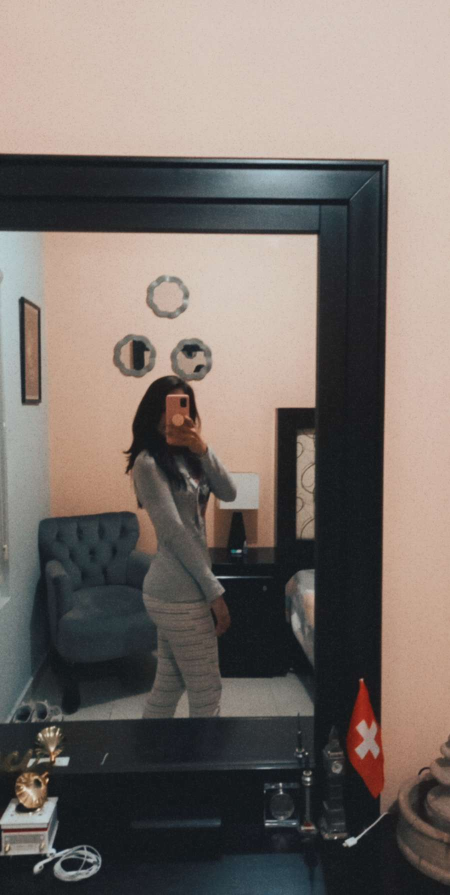
#> input picture scientific_computing/puzzle/puzzle_7/ceci.jpg, 900 x 1790 px (shown at 1/2 size)
$ python puzzle_7_backup.py
#> lines starting #> are read from the running program, lines starting #| are printed output that depends on the picture
#> further down, img is the input picture: shape (1790, 900, 3); mean R, G, B 120.1, 110.8, 105.3
### scientific_computing/puzzle/puzzle_7/picmod.py
import numpy as np


# [27 lines left out: functions funxy, rotate, not called in this run]


def stretch(fname, scalex, scaley):
    """Strechtes an image in x and y direction. Crops to big stuff out! Fname is a 3d array of a picture"""
#> called with scalex = 1, scaley = 0.5
    src = fname
    src = src[:, :, :3]
    img = 0 * src
#> img: shape (1790, 900, 3); every value is 0
    isize = img.shape[0]
#> isize = 1790
    jsize = img.shape[1]
#> jsize = 900
    imid = isize // 2
#> imid = 895
    jmid = jsize // 2
#> jmid = 450
    for i in range(isize):
        for j in range(jsize):
            x = i - imid
            y = j - jmid
            si = imid + int(scalex * x)
            sj = jmid + int(scaley * y)
            if 0 <= si < isize and 0 <= sj < jsize:
                img[i, j, :] = src[si, sj, :]
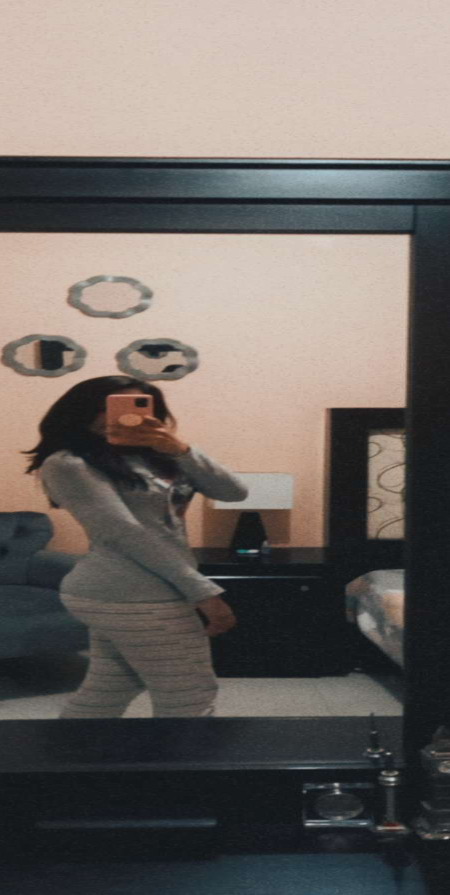
#> img: shape (1790, 900, 3) (shown at 1/2 size); mean R, G, B 111.7, 105.2, 100.9
    return img


def shift(fname, shiftx, shifty):
    """Shifts an image in the wanted direction. Fname is a 3d array of a picture"""
#> called with shiftx = -340, shifty = 200
    shiftx = -1*shiftx
    shifty = -1*shifty
    src = fname
    src = src[:, :, :3]
    img = 0 * src
    isize = img.shape[0]
#> isize = 1790
    jsize = img.shape[1]
#> jsize = 900
    imid = isize // 2
#> imid = 895
    jmid = jsize // 2
#> jmid = 450
    for i in range(isize):
        for j in range(jsize):
            x = i - imid
            y = j - jmid
            si = imid + int(shiftx + x)
            sj = jmid + int(shifty + y)
            if 0 <= si < isize and 0 <= sj < jsize:
                img[i, j, :] = src[si, sj, :]
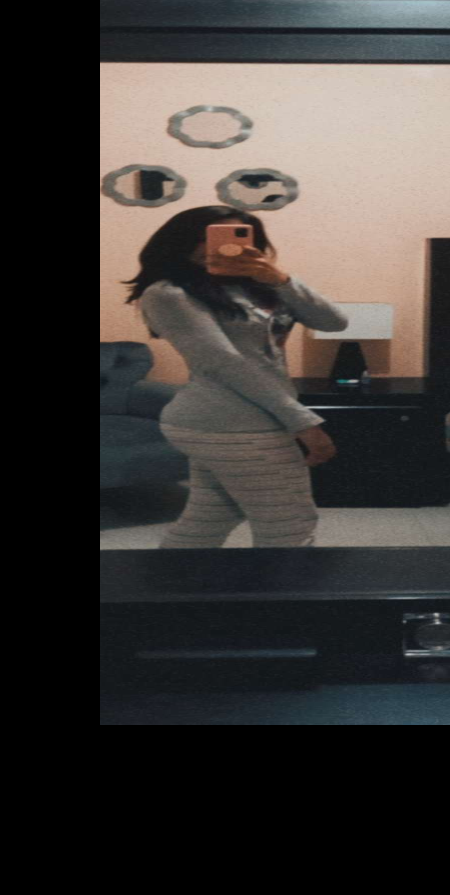
#> img: shape (1790, 900, 3) (shown at 1/2 size); mean R, G, B 60.3, 56.8, 54.6
    return img


def zoom(fname, z):
    """Zooms in a picture by the factor of z. Fname is again a 3d array of a picture"""
    z = 1 / z
    img = stretch(fname, z, z)
#> call 2 of stretch, with scalex = 0.5, scaley = 0.5
#> after the loop in stretch (call 2), `for i in range(isize):`:
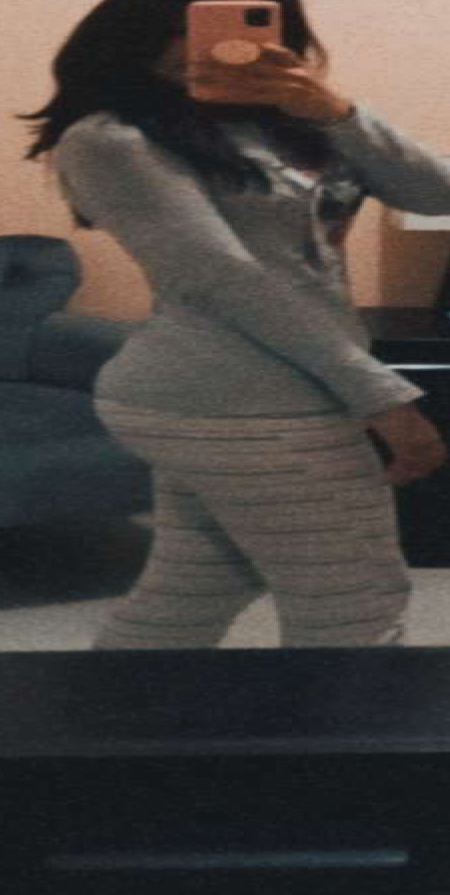
#> img: shape (1790, 900, 3) (shown at 1/2 size); mean R, G, B 69.9, 64.8, 62
    return img

### scientific_computing/puzzle/puzzle_7/puzzle_7_backup.py
import matplotlib.pyplot as plt
import numpy as np
import picmod
import time

start = time.time()
img = plt.imread('ceci.jpg')
img = picmod.stretch(img, 1, 0.5)
img = picmod.shift(img, -340, 200)
img = picmod.zoom(img, 2)
plt.style.use('dark_background')
plt.imshow(img)
end = time.time()
print(end-start)
plt.show()
